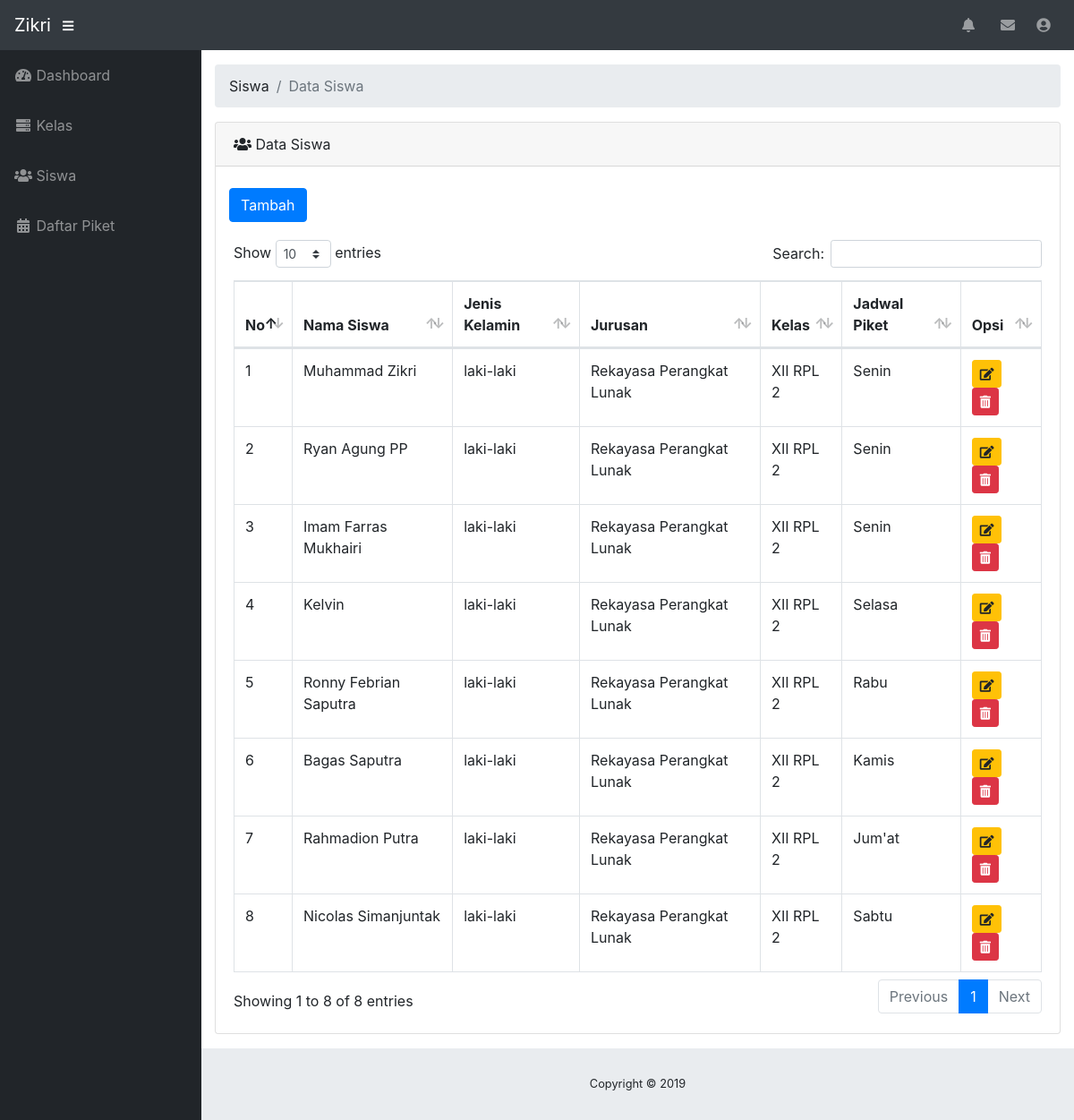
Screenshot of /petugas/index.php?p=siswa (signed in) with the database file from the repository.
### tables this page shows
CREATE TABLE `siswa` (
  `id_siswa` varchar(6) NOT NULL,
  `nama_siswa` varchar(50) NOT NULL,
  `jenis_kelamin` enum('laki-laki','perempuan') NOT NULL,
  `nama_jurusan` varchar(50) NOT NULL,
  `id_kelas` int(11) NOT NULL,
  `nama_jadwal` varchar(50) NOT NULL
);

CREATE TABLE `kelas` (
  `id_kelas` int(11) NOT NULL,
  `nama_kelas` varchar(50) NOT NULL,
  `kelas` enum('X','XI','XII') NOT NULL
);

### petugas/siswa.php (the view, shortened to what this page needs)
<ol class="breadcrumb">
	<li class="breadcrumb-item">Siswa</li>
	<li class="breadcrumb-item active">Data Siswa</li>
</ol>
<div class="card mb-3">
  <div class="card-header">
    <i class="fas fa-users"></i>
    Data Siswa</div><br>
    <div class="col-md-3"><a href="index.php?p=siswa_tambah" class="btn btn-primary">Tambah</a></div>
    <div class="card-body">
    	<div class="table-responsive">
	      <table class="table table-bordered" id="dataTable" width="100%" cellspacing="0">
	        <thead>
	          <tr>
	            <th>No</th>
	            <th>Nama Siswa</th>
	            <th>Jenis Kelamin</th>
	            <th>Jurusan</th>
	            <th>Kelas</th>
	            <th>Jadwal Piket</th>
	            <th>Opsi</th>
	          </tr>
	        </thead>
	        <tbody>
	         	<?php
	         		$query = mysqli_query($koneksi, "SELECT * FROM siswa INNER JOIN kelas ON siswa.id_kelas=kelas.id_kelas ");
	         		$no = 1;
	         		while ($data = mysqli_fetch_assoc($query)) {
	         			?>
	         			<tr>
	         				<td><?php echo $no++; ?></td>
	         				<td><?php echo $data['nama_siswa'] ?></td>
	         				<td><?php echo $data['jenis_kelamin'] ?></td>
	         				<td><?php echo $data['nama_jurusan'] ?></td>
	         				<td><?php echo $data['nama_kelas'] ?></td>
	         				<?php
	         					if ($data['nama_jadwal'] == "Monday") {
	         						?>
	         						<td>Senin</td>
	         						<?php
	         					}
	         					elseif ($data['nama_jadwal'] == "Tuesday") {
	         						?>
	         						<td>Selasa</td>
	         						<?php
	         					}
	         					elseif ($data['nama_jadwal'] == "Wednesday") {
	         						?>
	         						<td>Rabu</td>
	         						<?php
	         					}
	         					elseif ($data['nama_jadwal'] == "Thursday") {
	         						?>
	         						<td>Kamis</td>
	         						<?php
	         					}
	         					elseif ($data['nama_jadwal'] == "Friday") {
	         						?>
	         						<td>Jum'at</td>
	         						<?php
	         					}
	         					elseif ($data['nama_jadwal'] == "Saturday") {
	         						?>
	         						<td>Sabtu</td>
	         						<?php
	         					}
	         				 ?>
	         				 <td>
	         				 	<a class="btn btn-warning btn-sm" title="Edit" href="index.php?p=siswa_edit&id_siswa=<?php echo $data['id_siswa'] ?>"><i class="fa fa-edit"></i></a>
	         				 	<a href="index.php?p=siswa_hapus&id_siswa=<?php echo $data['id_siswa'] ?>" title="Hapus" onclick="return confirm('Apakah anda yakin ingin menghapus siswa ini?')" class="btn btn-danger btn-sm"><i class="fa fa-trash-alt"></i></a>
	         				 </td>
	         			</tr>
	         			<?php
	         		}
	         	 ?>
	        </tbody>
	      </table>
	    </div>
     </div>
  </div>
</div>

### rows the page displays
siswa: nama_siswa "Muhammad Zikri", jenis_kelamin "laki-laki", nama_jurusan "Rekayasa Perangkat Lunak", id_kelas.nama_kelas "XII RPL 2", nama_jadwal "Senin"
siswa: nama_siswa "Ryan Agung PP", jenis_kelamin "laki-laki", nama_jurusan "Rekayasa Perangkat Lunak", id_kelas.nama_kelas "XII RPL 2", nama_jadwal "Senin"
siswa: nama_siswa "Imam Farras Mukhairi", jenis_kelamin "laki-laki", nama_jurusan "Rekayasa Perangkat Lunak", id_kelas.nama_kelas "XII RPL 2", nama_jadwal "Senin"
siswa: nama_siswa "Kelvin", jenis_kelamin "laki-laki", nama_jurusan "Rekayasa Perangkat Lunak", id_kelas.nama_kelas "XII RPL 2", nama_jadwal "Selasa"
siswa: nama_siswa "Ronny Febrian Saputra", jenis_kelamin "laki-laki", nama_jurusan "Rekayasa Perangkat Lunak", id_kelas.nama_kelas "XII RPL 2", nama_jadwal "Rabu"
siswa: nama_siswa "Bagas Saputra", jenis_kelamin "laki-laki", nama_jurusan "Rekayasa Perangkat Lunak", id_kelas.nama_kelas "XII RPL 2", nama_jadwal "Kamis"
siswa: nama_siswa "Rahmadion Putra", jenis_kelamin "laki-laki", nama_jurusan "Rekayasa Perangkat Lunak", id_kelas.nama_kelas "XII RPL 2", nama_jadwal "Jum'at"
siswa: nama_siswa "Nicolas Simanjuntak", jenis_kelamin "laki-laki", nama_jurusan "Rekayasa Perangkat Lunak", id_kelas.nama_kelas "XII RPL 2", nama_jadwal "Sabtu"

### other values shown
$_SESSION['data']['nama_petugas'] "Zikri"
